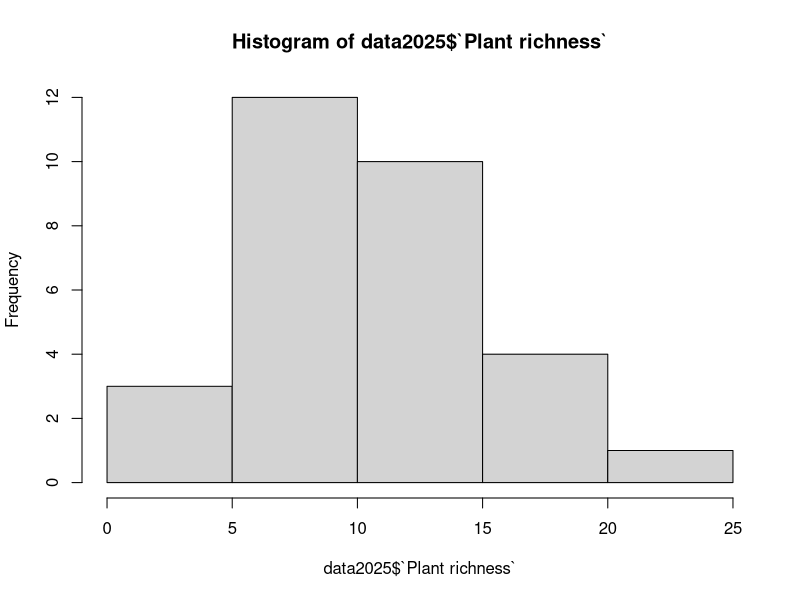
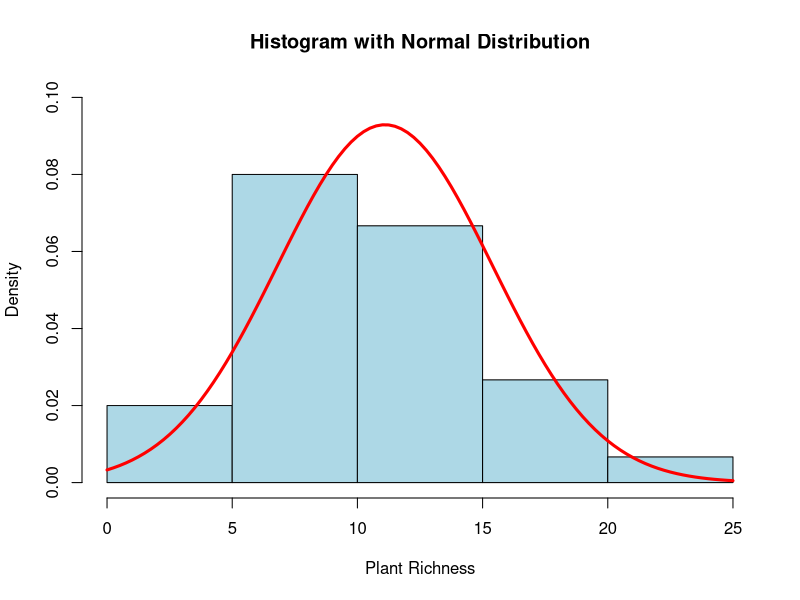
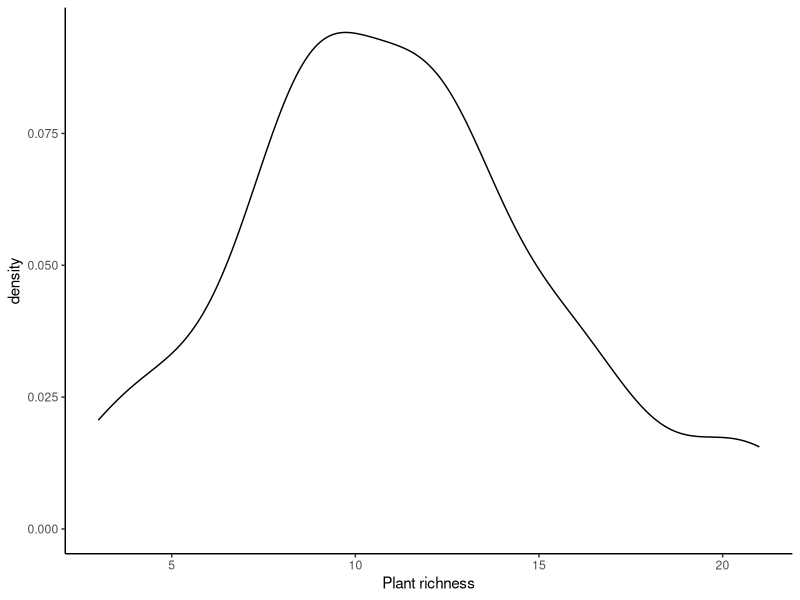
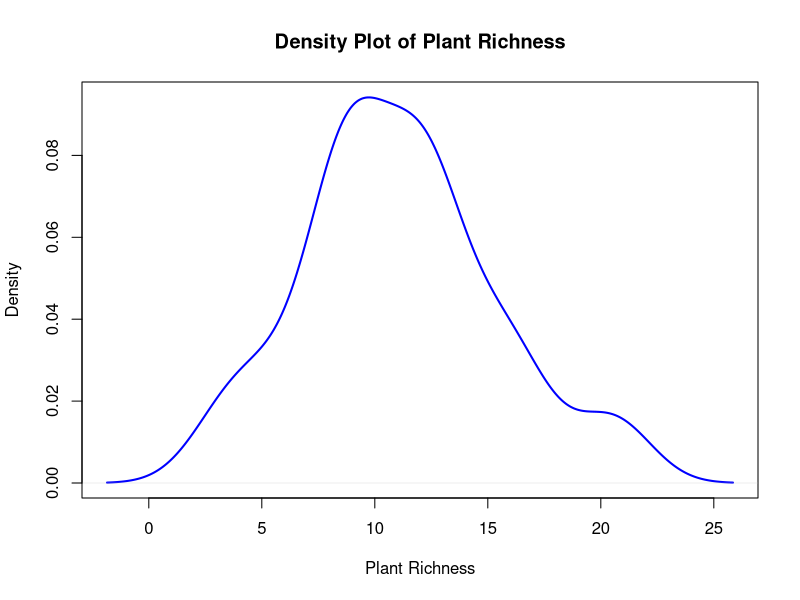
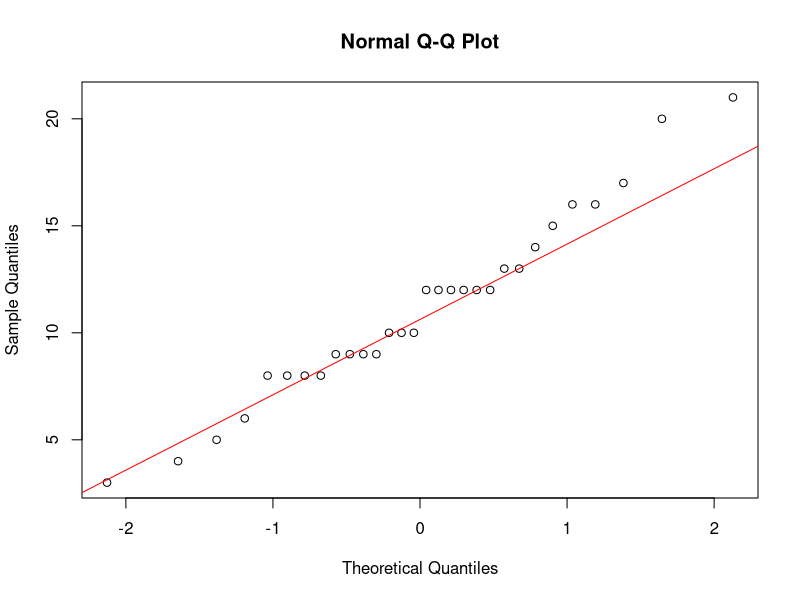

Generate these figures, in order, with R:
## ---- chunk 1
knitr::opts_chunk$set(echo = TRUE)
## ---- chunk 2
getwd()
setwd("G:/My Drive/Rhodes/2025/Honours 2025/Intro to R Hons 2025")
library(readxl)
library(tidyverse)
library(ggplot2)
Independent_t_test <- read_excel("Independent t test.xlsx")

data2025 <- Independent_t_test  # Renaming the dataset for ease of use
View(data2025)
## ---- chunk 3
# Histogram
hist(data2025$`Plant richness`)
## ---- chunk 4
# Enhanced Histogram with normal curve
hist(data2025$`Plant richness`, 
     probability = TRUE,  
     col = "lightblue",   
     main = "Histogram with Normal Distribution", 
     xlab = "Plant Richness", 
     border = "black", 
     ylim = c(0, 0.100))

curve(dnorm(x, mean = mean(data2025$`Plant richness`), 
            sd = sd(data2025$`Plant richness`)), 
      col = "red", lwd = 3, add = TRUE)
## ---- chunk 5
# Density plot using ggplot2
ggplot(data = data2025, aes(x = `Plant richness`)) + 
  geom_density() + theme_classic()
## ---- chunk 6
# Density plot in base R
density_plot <- density(data2025$`Plant richness`)
plot(density_plot, 
     main = "Density Plot of Plant Richness", 
     xlab = "Plant Richness", 
     ylab = "Density", 
     col = "blue", 
     lwd = 2)
## ---- chunk 7
# Q-Q plot
qqnorm(data2025$`Plant richness`)
qqline(data2025$`Plant richness`, col = "red")
## ---- chunk 8
# Shapiro-Wilk Test
shapiro.test(data2025$`Plant richness`)
## ---- chunk 9
# Kolmogorov-Smirnov Test
ks.test(data2025$`Plant richness`, "pnorm", mean = mean(data2025$`Plant richness`), sd = sd(data2025$`Plant richness`))
